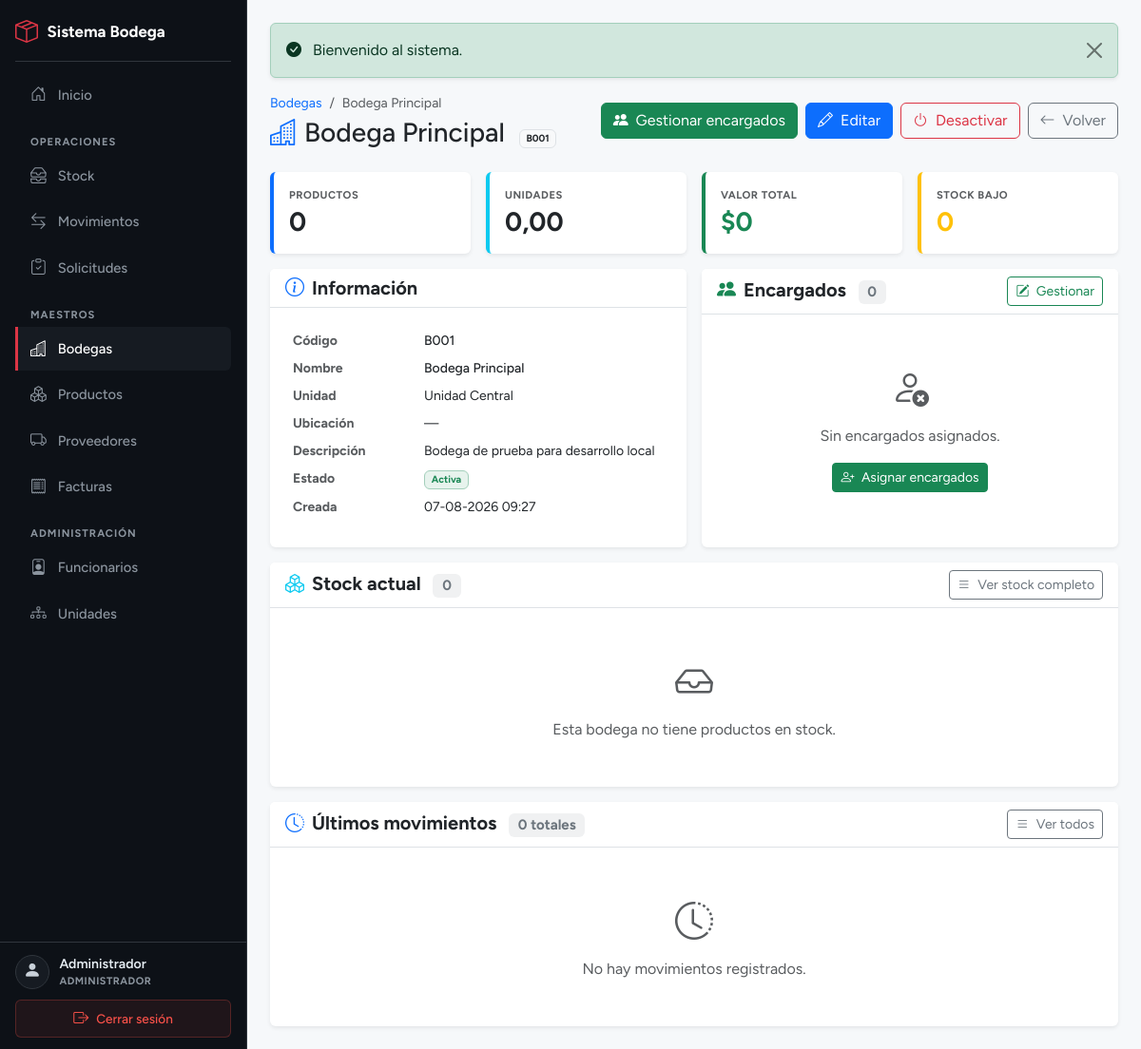
The app's page /modulos/bodegas/bodegas_ver.php?id=1 (signed in) with its own data.
### tables this page shows
CREATE TABLE bodegas (
    id                     INT UNSIGNED AUTO_INCREMENT PRIMARY KEY,
    codigo                 VARCHAR(20)  NOT NULL,
    nombre                 VARCHAR(150) NOT NULL,
    id_unidad              INT UNSIGNED NULL,
    id_encargado           INT UNSIGNED NULL,
    descripcion            TEXT NULL,
    ubicacion_referencial  VARCHAR(255) NULL,
    responsable            VARCHAR(150) NULL,
    es_central             TINYINT(1) NOT NULL DEFAULT 0,
    estado                 TINYINT(1) NOT NULL DEFAULT 1,
    created_at             DATETIME NOT NULL DEFAULT CURRENT_TIMESTAMP,
    UNIQUE KEY uq_bodegas_codigo (codigo),
    KEY idx_bodegas_unidad (id_unidad),
    KEY idx_bodegas_encargado (id_encargado),
    CONSTRAINT fk_bodegas_unidad FOREIGN KEY (id_unidad) REFERENCES unidades_organizacionales (id) ON DELETE SET NULL
);

CREATE TABLE unidades_organizacionales (
    id         INT UNSIGNED AUTO_INCREMENT PRIMARY KEY,
    codigo     VARCHAR(20)  NOT NULL,
    nombre     VARCHAR(150) NOT NULL,
    estado     TINYINT(1)   NOT NULL DEFAULT 1,
    created_at DATETIME     NOT NULL DEFAULT CURRENT_TIMESTAMP,
    UNIQUE KEY uq_unidades_codigo (codigo)
);

### inc/functions.php (called while the page is built, shortened)
<?php
function h($text)
{
    return htmlspecialchars((string)$text, ENT_QUOTES, 'UTF-8');
}
function get($key, $default = '')
{
    return isset($_GET[$key]) ? trim($_GET[$key]) : $default;
}

### inc/bodegas_helpers.php (called while the page is built, shortened)
<?php
if (!function_exists('encargados_de_bodega')) {
    function encargados_de_bodega($id_bodega) {
        global $pdo;
        $id_bodega = (int)$id_bodega;
        $sql = "SELECT u.id, u.usuario, u.rol,
                       COALESCE(f.nombre, u.nombre) AS nombre,
                       f.rut, f.cargo,
                       ub.es_principal, ub.created_at AS asignado_en
                FROM   usuarios_bodegas ub
                INNER  JOIN usuarios u     ON u.id = ub.id_usuario
                LEFT   JOIN funcionarios f ON f.id = u.id_funcionario
                WHERE  ub.id_bodega = ?
                ORDER  BY ub.es_principal DESC, nombre ASC";
        $st = $pdo->prepare($sql);
        $st->execute(array($id_bodega));
        return $st->fetchAll();
    }
}

### modulos/bodegas/bodegas_ver.php (the view, shortened to what this page needs)
<?php
require_once __DIR__ . '/../../inc/db.php';
require_once __DIR__ . '/../../inc/functions.php';
require_once __DIR__ . '/../../inc/bodegas_helpers.php';
$id = (int)get('id');
$stmt = $pdo->prepare("
    SELECT b.*, un.nombre AS unidad_nombre
    FROM bodegas b
    LEFT JOIN unidades_organizacionales un ON un.id = b.id_unidad
    WHERE b.id = ?
    LIMIT 1
");
$stmt->execute(array($id));
$b = $stmt->fetch();
$encargados = encargados_de_bodega($id);
$sqlKpi = "
    SELECT
        COUNT(DISTINCT sb.id_producto) AS productos,
        COALESCE(SUM(sb.stock_actual), 0) AS unidades,
        COALESCE(SUM(sb.stock_actual * sb.costo_promedio), 0) AS valor,
        SUM(CASE WHEN sb.stock_actual <= 0 THEN 1 ELSE 0 END) AS sin_stock,
        SUM(CASE WHEN p.stock_minimo > 0 AND sb.stock_actual > 0 AND sb.stock_actual <= p.stock_minimo THEN 1 ELSE 0 END) AS stock_bajo
    FROM stock_bodega sb
    INNER JOIN productos p ON p.id = sb.id_producto
    WHERE sb.id_bodega = :idb AND p.estado = 1
";
$stmt = $pdo->prepare($sqlKpi);
$stmt->execute(array(':idb' => $id));
$kpi = $stmt->fetch();
$sqlStock = "
    SELECT sb.id_producto, sb.stock_actual, sb.costo_promedio,
           p.codigo, p.nombre, p.stock_minimo,
           um.codigo AS um_codigo
    FROM stock_bodega sb
    INNER JOIN productos p ON p.id = sb.id_producto
    LEFT JOIN unidades_medida um ON um.id = p.id_unidad_medida
    WHERE sb.id_bodega = :idb AND p.estado = 1
    ORDER BY sb.stock_actual DESC, p.nombre ASC
";
$stmt = $pdo->prepare($sqlStock);
$stmt->execute(array(':idb' => $id));
$stock = $stmt->fetchAll();
$sqlMov = "
    SELECT m.id, m.tipo_movimiento, m.cantidad, m.precio_unitario, m.total,
           m.fecha_movimiento, m.observacion,
           p.codigo AS producto_codigo, p.nombre AS producto_nombre,
           u.nombre AS usuario_nombre
    FROM movimientos_bodega m
    LEFT JOIN productos p ON p.id = m.id_producto
    LEFT JOIN usuarios u ON u.id = m.id_usuario
    WHERE m.id_bodega = :idb
    ORDER BY m.fecha_movimiento DESC, m.id DESC
    LIMIT 10
";
$stmt = $pdo->prepare($sqlMov);
$stmt->execute(array(':idb' => $id));
$movimientos = $stmt->fetchAll();
$totalMov       = (int)$pdo->query("SELECT COUNT(*) FROM movimientos_bodega WHERE id_bodega = " . (int)$id)->fetchColumn();
$puedeDesactivar = ((float)$kpi['unidades'] <= 0);
require_once __DIR__ . '/../../inc/header.php';
?>
<div class="d-flex justify-content-between align-items-center mb-4 flex-wrap gap-2">
    <div>
        <nav aria-label="breadcrumb" class="small mb-1">
            <ol class="breadcrumb mb-0">
                <li class="breadcrumb-item"><a href="bodegas_lista.php" class="text-decoration-none">Bodegas</a></li>
                <li class="breadcrumb-item active"><?php echo h($b['nombre']); ?></li>
            </ol>
        </nav>
        <h1 class="h3 mb-0 text-gray-800">
            <i class="bi bi-buildings text-primary me-2"></i><?php echo h($b['nombre']); ?>
            <span class="badge bg-light text-dark border ms-2 fs-2xs" ><?php echo h($b['codigo']); ?></span>
        </h1>
    </div>
    <div class="d-flex gap-2 flex-wrap">
        <a href="bodegas_encargados.php?id=<?php echo (int)$b['id']; ?>" class="btn btn-success">
            <i class="bi bi-people-fill me-1"></i> Gestionar encargados
        </a>
        <a href="bodegas_editar.php?id=<?php echo (int)$b['id']; ?>" class="btn btn-primary">
            <i class="bi bi-pencil me-1"></i> Editar
        </a>
        <?php if ((int)$b['estado'] === 1): ?>
            <?php if ($puedeDesactivar): ?>
                <form method="post" action="bodegas_lista.php" class="d-inline"
                      onsubmit="return confirm('¿Desactivar esta bodega?');">
                    <button type="submit" class="btn btn-outline-danger">
                        <i class="bi bi-power me-1"></i> Desactivar
                    </button>
                </form>
            <?php else: ?>
                <button type="button" class="btn btn-outline-danger" disabled title="No se puede desactivar con stock en existencia">
                    <i class="bi bi-power me-1"></i> Desactivar
                </button>
            <?php endif; ?>
        <?php endif; ?>
        <a href="bodegas_lista.php" class="btn btn-outline-secondary">
            <i class="bi bi-arrow-left me-1"></i> Volver
        </a>
    </div>
</div>
<div class="row g-3 mb-3">
    <div class="col-6 col-md-3">
        <div class="card shadow-sm border-0 border-start border-primary border-4 h-100">
            <div class="card-body py-3">
                <p class="text-muted text-uppercase mb-1 fw-bold fs-xs ls-1" >Productos</p>
                <h3 class="mb-0 fw-bold text-dark"><?php echo number_format((int)$kpi['productos'], 0, ',', '.'); ?></h3>
            </div>
        </div>
    </div>
    <div class="col-6 col-md-3">
        <div class="card shadow-sm border-0 border-start border-info border-4 h-100">
            <div class="card-body py-3">
                <p class="text-muted text-uppercase mb-1 fw-bold fs-xs ls-1" >Unidades</p>
                <h3 class="mb-0 fw-bold text-dark"><?php echo number_format((float)$kpi['unidades'], 2, ',', '.'); ?></h3>
            </div>
        </div>
    </div>
    <div class="col-6 col-md-3">
        <div class="card shadow-sm border-0 border-start border-success border-4 h-100">
            <div class="card-body py-3">
                <p class="text-muted text-uppercase mb-1 fw-bold fs-xs ls-1" >Valor total</p>
                <h3 class="mb-0 fw-bold text-success">$<?php echo number_format((float)$kpi['valor'], 0, ',', '.'); ?></h3>
            </div>
        </div>
    </div>
    <div class="col-6 col-md-3">
        <div class="card shadow-sm border-0 border-start border-warning border-4 h-100">
            <div class="card-body py-3">
                <p class="text-muted text-uppercase mb-1 fw-bold fs-xs ls-1" >Stock bajo</p>
                <h3 class="mb-0 fw-bold text-warning"><?php echo (int)$kpi['stock_bajo']; ?></h3>
            </div>
        </div>
    </div>
</div>
<div class="row g-3 mb-3">
    <div class="col-lg-6">
        <div class="card shadow-sm border-0 h-100">
            <div class="card-header bg-white border-bottom">
                <h5 class="mb-0 fw-bold text-dark">
                    <i class="bi bi-info-circle text-primary me-2"></i>Información
                </h5>
            </div>
            <div class="card-body p-4">
                <dl class="row mb-0 small">
                    <dt class="col-sm-4 text-muted">Código</dt>
                    <dd class="col-sm-8 fw-medium"><?php echo h($b['codigo']); ?></dd>
                    <dt class="col-sm-4 text-muted">Nombre</dt>
                    <dd class="col-sm-8 fw-medium"><?php echo h($b['nombre']); ?></dd>
                    <dt class="col-sm-4 text-muted">Unidad</dt>
                    <dd class="col-sm-8"><?php echo h($b['unidad_nombre'] ? $b['unidad_nombre'] : '—'); ?></dd>
                    <dt class="col-sm-4 text-muted">Ubicación</dt>
                    <dd class="col-sm-8"><?php echo h($b['ubicacion_referencial'] ? $b['ubicacion_referencial'] : '—'); ?></dd>
                    <dt class="col-sm-4 text-muted">Descripción</dt>
                    <dd class="col-sm-8"><?php echo h($b['descripcion'] ? $b['descripcion'] : '—'); ?></dd>
                    <dt class="col-sm-4 text-muted">Estado</dt>
                    <dd class="col-sm-8">
                        <?php if ((int)$b['estado'] === 1): ?>
                            <span class="badge bg-success bg-opacity-10 text-success border border-success-subtle">Activa</span>
                        <?php else: ?>
                            <span class="badge bg-danger bg-opacity-10 text-danger border border-danger-subtle">Inactiva</span>
                        <?php endif; ?>
                    </dd>
                    <dt class="col-sm-4 text-muted">Creada</dt>
                    <dd class="col-sm-8"><?php echo h(date('d-m-Y H:i', strtotime($b['created_at']))); ?></dd>
                </dl>
            </div>
        </div>
    </div>
    <div class="col-lg-6">
        <div class="card shadow-sm border-0 h-100">
            <div class="card-header bg-white border-bottom d-flex justify-content-between align-items-center">
                <h5 class="mb-0 fw-bold text-dark">
                    <i class="bi bi-people-fill text-success me-2"></i>Encargados
                    <span class="badge bg-secondary bg-opacity-10 text-secondary ms-2"><?php echo count($encargados); ?></span>
                </h5>
                <a href="bodegas_encargados.php?id=<?php echo (int)$b['id']; ?>" class="btn btn-sm btn-outline-success">
                    <i class="bi bi-pencil-square me-1"></i> Gestionar
                </a>
            </div>
            <div class="card-body p-4">
                <?php if (!$encargados): ?>
                    <div class="text-center py-4">
                        <i class="bi bi-person-x fs-1 text-muted d-block mb-2"></i>
                        <p class="text-muted mb-3">Sin encargados asignados.</p>
                        <a href="bodegas_encargados.php?id=<?php echo (int)$b['id']; ?>" class="btn btn-sm btn-success">
                            <i class="bi bi-person-plus me-1"></i> Asignar encargados
                        </a>
                    </div>
                <?php endif; ?>
            </div>
        </div>
    </div>
</div>
<div class="card shadow-sm border-0 mb-3">
    <div class="card-header bg-white border-bottom d-flex justify-content-between align-items-center">
        <h5 class="mb-0 fw-bold text-dark">
            <i class="bi bi-boxes text-info me-2"></i>Stock actual
            <span class="badge bg-secondary bg-opacity-10 text-secondary ms-2"><?php echo count($stock); ?></span>
        </h5>
        <a href="../stock_lista.php?id_bodega=<?php echo (int)$b['id']; ?>" class="btn btn-sm btn-outline-secondary">
            <i class="bi bi-list me-1"></i> Ver stock completo
        </a>
    </div>
    <div class="card-body p-0">
        <?php if (!$stock): ?>
            <div class="text-center text-muted py-5">
                <i class="bi bi-inbox fs-1 d-block mb-2"></i>
                Esta bodega no tiene productos en stock.
            </div>
        <?php endif; ?>
    </div>
</div>
<div class="card shadow-sm border-0">
    <div class="card-header bg-white border-bottom d-flex justify-content-between align-items-center">
        <h5 class="mb-0 fw-bold text-dark">
            <i class="bi bi-clock-history text-primary me-2"></i>Últimos movimientos
            <span class="badge bg-secondary bg-opacity-10 text-secondary ms-2"><?php echo $totalMov; ?> totales</span>
        </h5>
        <a href="../movimientos/movimientos_lista.php?id_bodega=<?php echo (int)$b['id']; ?>" class="btn btn-sm btn-outline-secondary">
            <i class="bi bi-list me-1"></i> Ver todos
        </a>
    </div>
    <div class="card-body p-0">
        <?php if (!$movimientos): ?>
            <div class="text-center text-muted py-5">
                <i class="bi bi-clock-history fs-1 d-block mb-2"></i>
                No hay movimientos registrados.
            </div>
        <?php endif; ?>
    </div>
</div>
<?php require_once __DIR__ . '/../../inc/footer.php'; ?>

### static/css/app.css (style rules this page uses)
:root { --fs-2xs: 0.65rem; --fs-xs: 0.7rem; --fs-sm: 0.75rem; --fs-md: 0.85rem; --fs-base: 0.95rem; --fs-lg: 1.35rem; --fs-xl: 2.5rem; --space-1: 0.25rem; --space-2: 0.5rem; --space-3: 0.75rem; --space-4: 1rem; --space-5: 1.5rem; --icon-sm: 0.9rem; --icon-md: 1.05rem; --icon-lg: 1.5rem; --sidebar-width: 260px; --mobile-topbar-height: 54px; --sidebar-bg: #0d1117; --sidebar-border: #30363d; --sidebar-text: #c9d1d9; --sidebar-muted: #8b949e; --accent: #dc3545; }
* { -webkit-tap-highlight-color: transparent; }
html, body { height: 100%; overflow: hidden; }
body { font-family: 'Figtree', sans-serif; background-color: #f6f8fa; }
.fs-2xs { font-size: var(--fs-2xs) !important; }
.fs-xs { font-size: var(--fs-xs) !important; }
.ls-1 { letter-spacing: .5px; }

### records on screen
bodegas: nombre "Bodega Principal", codigo "B001", id_unidad.nombre "Unidad Central", ubicacion_referencial "—", descripcion "Bodega de prueba para desarrollo local", created_at "07-08-2026 09:27"

### other values on screen
$user['nombre'] "Administrador"
$rolLabel ? $rolLabel : $user['rol'] "ADMINISTRADOR"
$flash['message'] "Bienvenido al sistema."
$kpi['productos'] "0"
$kpi['unidades'] "0,00"
$kpi['valor'] "0"
$kpi['stock_bajo'] "0"
count($encargados) "0"
count($stock) "0"
$totalMov "0"
